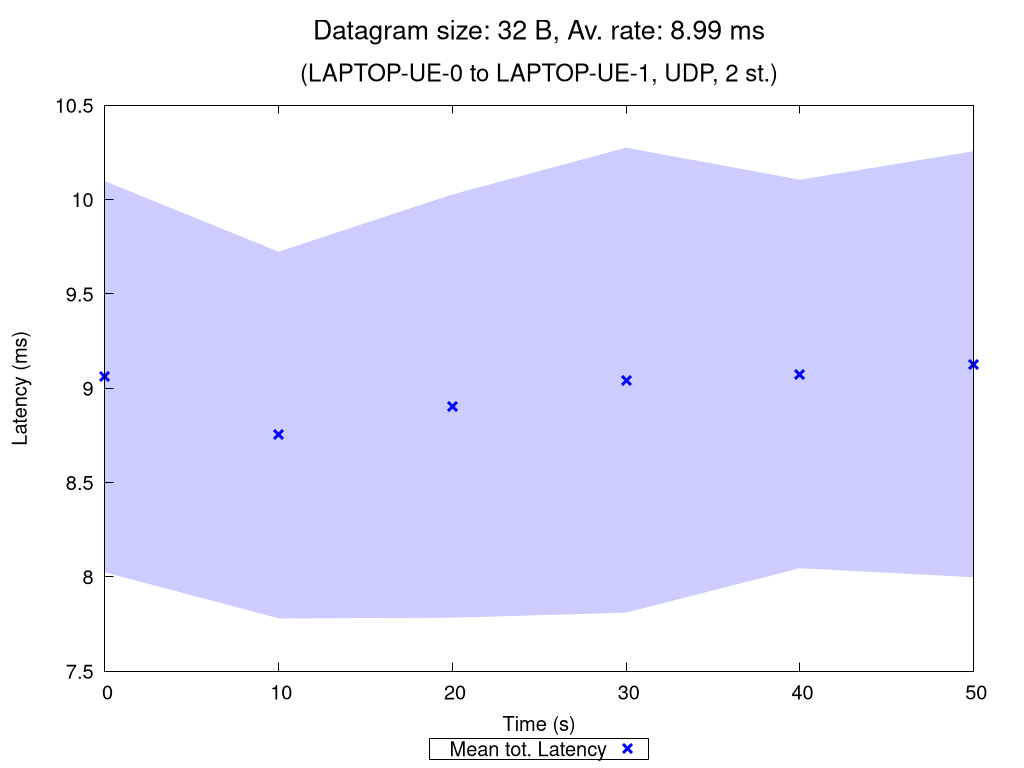

Recreate this plot in gnuplot.
set terminal pngcairo nocrop enhanced size 1024,768 font "Verdana,15"
set output "UDP_2_st_2020_10_11_14-57-10_one2two_00032B.png"

set title "{/=20 Datagram size: 32 B, Av. rate: 8.99 ms}\n\n{/=18 (LAPTOP-UE-0 to LAPTOP-UE-1, UDP, 2 st.)}"

set xlabel "Time (s)"
set ylabel "Latency (ms)"
set ytics nomirror
set key bmargin center horizontal box samplen 1 width -1
set bmargin 4.6
set rmargin 4.5

rf = 1.0  # rate factor
set style fill transparent solid 0.2 noborder
set autoscale xfix
plot "UDP_2_st_2020_10_11_14-57-10_one2two_00032B_iperf_processed.dat" using 1:($2/rf-$3/rf):($2/rf+$3/rf) with filledcurves lc rgb "blue" notitle, \
     "" using 1:($2/rf) with points pt 2 ps 1.5 lw 3 lc rgb "blue" title "Mean tot. Latency", \
